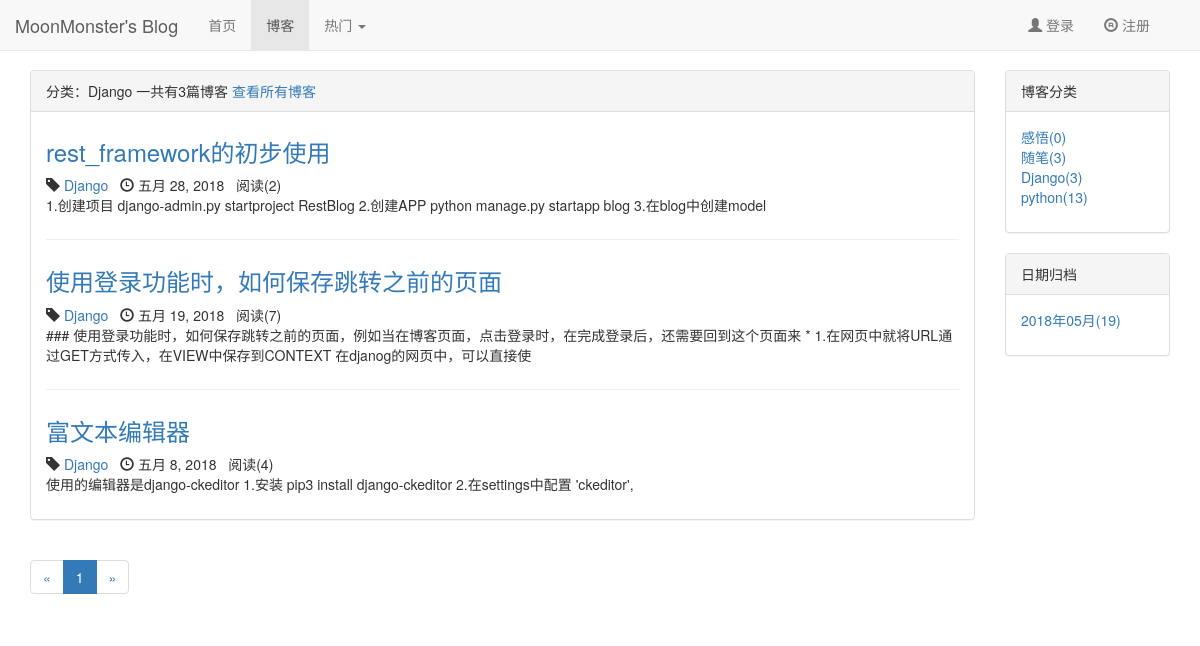
Page /blog/type/3 on the committed database.
### apps/blog/models.py (models this page shows, shortened)
class BlogType(models.Model):
	type_name = models.CharField(max_length=50)

class Blog(models.Model, ReadNumExpandMethod):
	title = models.CharField(max_length=50)
	content = RichTextUploadingField()
	author = models.ForeignKey(User, on_delete=models.DO_NOTHING)
	blog_type = models.ForeignKey(BlogType, on_delete=models.DO_NOTHING)
	created_time = models.DateTimeField(auto_now_add=True)
	last_update_time = models.DateTimeField(auto_now=True)
	read_details = GenericRelation(ReadDetail)
	class Meta:
		ordering = ['-created_time']

### apps/read_statistics/models.py (models this page shows)
class ReadNum(models.Model):
	read_num = models.IntegerField(default=0)
	content_type = models.ForeignKey(ContentType, on_delete=models.DO_NOTHING)
	object_id = models.PositiveIntegerField()
	content_object = GenericForeignKey('content_type', 'object_id')

### apps/blog/views.py (the view)
# urls.py: path('type/<int:blog_type_pk>', views.blogs_with_type, name='blogs_with_type'),
def blogs_with_type(request, blog_type_pk):
	blog_type = get_object_or_404(BlogType, pk=blog_type_pk)
	blogs_all = Blog.objects.filter(blog_type=blog_type)
	context = blogs_common_data(request, blogs_all)
	context['blog_type'] = blog_type
	for index, bt in enumerate(context['blog_types']):
		if bt == blog_type:
			context['blog_every_type_count'] = context['blog_types'][index].blog_count
			break
	else:
		context['blog_every_type_count'] = 0
	return render(request, 'blog/blogs_with_type.html', context)

### apps/read_statistics/models.py (called while the page is built)
	def get_read_num(self):
		try:
			ct = ContentType.objects.get_for_model(self)
			readnum = ReadNum.objects.get(content_type=ct, object_id=self.pk)
			return readnum.read_num
		except exceptions.ObjectDoesNotExist:
			return 0

### templates/blog/blogs_with_type.html (shortened to what this page needs)
{% extends 'blog/blog_list.html' %}
{% block blog_list_title %}
    分类：{{ blog_type.type_name }} 一共有{{ blog_every_type_count }}篇博客
    <a href="{% url 'blog_list' %}">查看所有博客</a>
{% endblock blog_list_title %}

### templates/blog/blog_list.html (shortened to what this page needs)
{% extends 'base.html' %}
{% load staticfiles %}
{% block header_extends %}
    <link rel="stylesheet" href="{% static 'css/blog/blog.css' %}">
{% endblock header_extends %}
{% block nav_blog_active %}
    active
{% endblock nav_blog_active %}
{% block content %}
    <div class="container">
        <div class="row">
            <div class="col-xs-12 col-sm-10 col-md-10 col-lg-10">
                <div class="panel panel-default">
                    <div class="panel-heading">{% block blog_list_title %}博客列表{% endblock blog_list_title %}</div>
                    <div class="panel-body">
                        {% for blog in page_of_blogs.object_list %}
                            <div class="blog">
                                <a href="{% url 'blog_detail' blog.pk %}">
                                    <h3>{{ blog.title }}</h3>
                                </a>
                                <p class="blog-info">
                                    <span class="glyphicon glyphicon-tag"></span> <a
                                        href="{% url 'blogs_with_type' blog.blog_type.pk %}">{{ blog.blog_type.type_name }}</a>&nbsp;&nbsp;
                                    <span class="glyphicon glyphicon-time"></span> {{ blog.created_time|date }}&nbsp;&nbsp;
                                    阅读({{ blog.get_read_num }})
                                </p>
                                <p>{{ blog.content|safe|striptags|truncatechars:120 }}</p>
                            </div>
                        {% empty %}
                            <div class="blog">
                                <h3>--暂无博客，敬请期待--</h3>
                            </div>
                        {% endfor %}
                    </div>
                </div>
                <div>
                    <ul class="pagination">
                        <li>
                            {% if page_of_blogs.has_previous %}
                                <a href="?page={{ page_of_blogs.previous_page_number }}" aria-label="Previous">
                                    <span aria-hidden="true">&laquo;</span>
                                </a>
                            {% else %}
                                <span aria-hidden="true">&laquo;</span>
                            {% endif %}
                        </li>
                        {% for page_num in page_range %}
                            {% if page_num == page_of_blogs.number %}
                                <li class="active"><a href="?page={{ page_num }}">{{ page_num }} </a></li>
                            {% else %}
                                {% if page_num == '...' %}
                                    <li><span>{{ page_num }}</span></li>
                                {% else %}
                                    <li><a href="?page={{ page_num }}">{{ page_num }} </a></li>
                                {% endif %}
                            {% endif %}
                        {% endfor %}
                        <li>
                            {% if page_of_blogs.has_next %}
                                <a href="?page={{ page_of_blogs.next_page_number }}" aria-label="Next">
                                    <span aria-hidden="true">&raquo;</span>
                                </a>
                            {% else %}
                                <span aria-hidden="true">&raquo;</span>
                            {% endif %}
                        </li>
                    </ul>
                </div>
            </div>
            <div class="hidden-xs col-sm-2 col-md-2 col-lg-2">
                <div class="panel panel-default">
                    <div class="panel-heading">博客分类</div>
                    <div class="panel-body">
                        <ul class="blog-types">
                            {% for blog_type in blog_types %}
                                <li>
                                    <a href="{% url 'blogs_with_type' blog_type.pk %}">{{ blog_type.type_name }}({{ blog_type.blog_count }})</a>
                                </li>
                            {% empty %}
                                <li>暂无分类</li>
                            {% endfor %}
                        </ul>
                    </div>
                </div>
                <div class="panel panel-default">
                    <div class="panel-heading">
                        日期归档
                    </div>
                    <div class="panel-body">
                        <ul>
                            {% for date,value in blog_dates.items %}
                                <li>
                                    <a href="{% url 'blogs_with_date' date.year date.month %}">{{ date|date:'Y年m月' }}({{ value }})</a>
                                </li>
                            {% endfor %}
                        </ul>
                    </div>
                </div>
            </div>
        </div>
    </div>
{% endblock content %}

### static/css/base.css (style rules this page uses)
* { margin: 0; padding: 0; }
body { margin-top: 70px !important; }
ul { list-style-type: none !important; }

### static/css/blog/blog.css (style rules this page uses)
ul.blog-types { list-style-type: none; }
div.blog:not(:last-child) { margin-bottom: 2em; padding-bottom: 1em; border-bottom: 1px solid #eee; }
div.blog h3 { margin-top: 0.5em; }
div.blog p.blog-info { margin-bottom: 0; }

### rows in the picture
BlogType: type_name "Django", blog_count "3"
Blog: title "rest_framework的初步使用", blog_type.type_name "Django", created_time "五月 28, 2018", get_read_num "2", content "1.创建项目 django-admin.py startproject RestBlog 2.创建APP python manage.py startapp blog 3.在blog中创建model"
Blog: title "使用登录功能时，如何保存跳转之前的页面", blog_type.type_name "Django", created_time "五月 19, 2018", get_read_num "7", content "### 使用登录功能时，如何保存跳转之前的页面，例如当在博客页面，点击登录时，在完成登录后，还需要回到这个页面来 * 1.在网页中就将URL通过GET方式传入，在VIEW中保存到CONTEXT 在djanog的网页中，可以直接使"
Blog: title "富文本编辑器", blog_type.type_name "Django", created_time "五月 8, 2018", get_read_num "4", content "使用的编辑器是django-ckeditor 1.安装 pip3 install django-ckeditor 2.在settings中配置 'ckeditor', \u0003"
BlogType: type_name "感悟", blog_count "0"
BlogType: type_name "随笔", blog_count "3"
BlogType: type_name "python", blog_count "13"

### other values in the picture
{{ blog_every_type_count }} "3"
{{ page_num }} "1"
{{ date|date:'Y年m月' }} "2018年05月"
{{ value }} "19"
